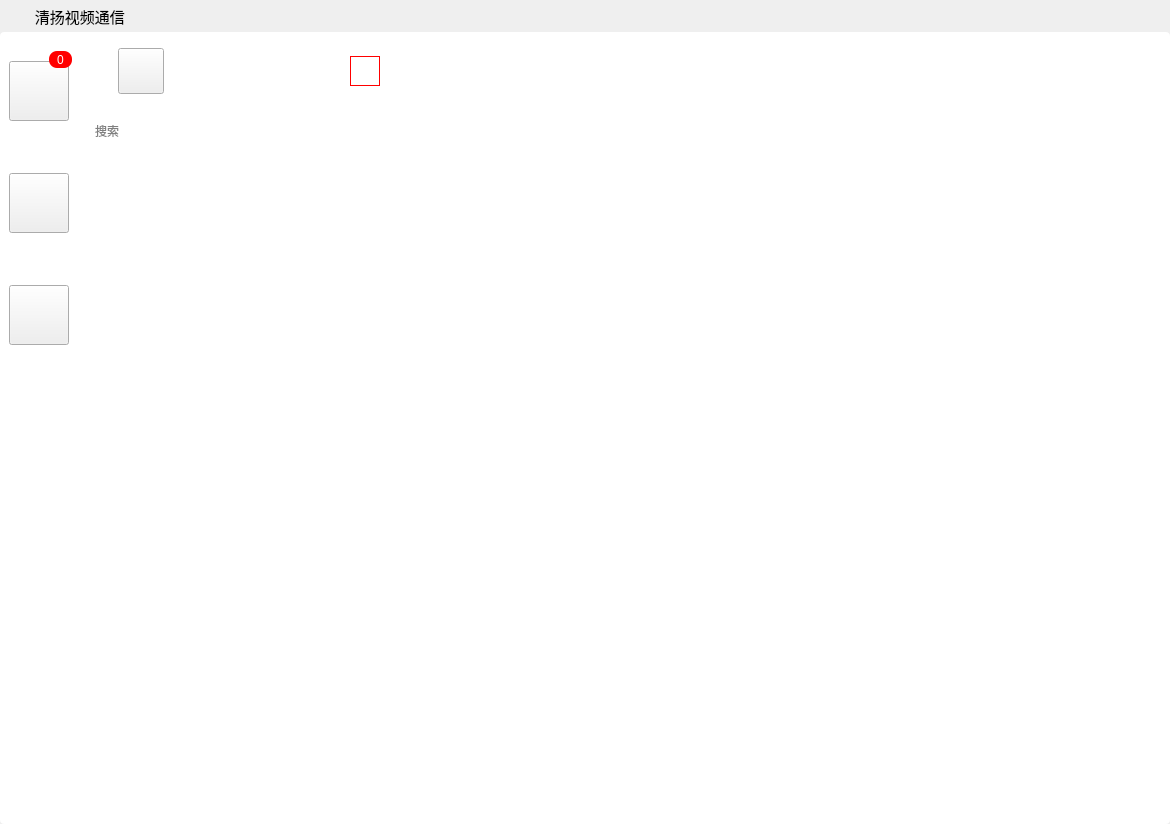
<?xml version="1.0" encoding="UTF-8"?>
<ui version="4.0">
 <class>CMainFrame</class>
 <widget class="QWidget" name="CMainFrame">
  <property name="geometry">
   <rect>
    <x>0</x>
    <y>0</y>
    <width>1170</width>
    <height>824</height>
   </rect>
  </property>
  <property name="sizePolicy">
   <sizepolicy hsizetype="Preferred" vsizetype="Preferred">
    <horstretch>0</horstretch>
    <verstretch>0</verstretch>
   </sizepolicy>
  </property>
  <property name="minimumSize">
   <size>
    <width>910</width>
    <height>640</height>
   </size>
  </property>
  <property name="maximumSize">
   <size>
    <width>16777215</width>
    <height>16777215</height>
   </size>
  </property>
  <property name="mouseTracking">
   <bool>false</bool>
  </property>
  <property name="windowTitle">
   <string>主界面</string>
  </property>
  <property name="styleSheet">
   <string notr="true"/>
  </property>
  <layout class="QVBoxLayout" name="verticalLayout_3">
   <property name="spacing">
    <number>0</number>
   </property>
   <property name="leftMargin">
    <number>0</number>
   </property>
   <property name="topMargin">
    <number>0</number>
   </property>
   <property name="rightMargin">
    <number>0</number>
   </property>
   <property name="bottomMargin">
    <number>0</number>
   </property>
   <item>
    <widget class="QWidget" name="widget_5" native="true">
     <property name="minimumSize">
      <size>
       <width>900</width>
       <height>32</height>
      </size>
     </property>
     <property name="maximumSize">
      <size>
       <width>16777215</width>
       <height>32</height>
      </size>
     </property>
     <property name="styleSheet">
      <string notr="true"/>
     </property>
     <layout class="QHBoxLayout" name="horizontalLayout">
      <property name="spacing">
       <number>0</number>
      </property>
      <property name="leftMargin">
       <number>6</number>
      </property>
      <property name="topMargin">
       <number>0</number>
      </property>
      <property name="rightMargin">
       <number>0</number>
      </property>
      <property name="bottomMargin">
       <number>0</number>
      </property>
      <item>
       <widget class="QLabel" name="label">
        <property name="minimumSize">
         <size>
          <width>19</width>
          <height>19</height>
         </size>
        </property>
        <property name="maximumSize">
         <size>
          <width>19</width>
          <height>19</height>
         </size>
        </property>
        <property name="styleSheet">
         <string notr="true">image: url(:Resources/Images/Title/qmClientTitle.png);</string>
        </property>
        <property name="text">
         <string/>
        </property>
       </widget>
      </item>
      <item>
       <widget class="QLabel" name="label_2">
        <property name="minimumSize">
         <size>
          <width>6</width>
          <height>0</height>
         </size>
        </property>
        <property name="maximumSize">
         <size>
          <width>6</width>
          <height>16777215</height>
         </size>
        </property>
        <property name="text">
         <string/>
        </property>
       </widget>
      </item>
      <item>
       <widget class="QLabel" name="labTitle">
        <property name="maximumSize">
         <size>
          <width>300</width>
          <height>16777215</height>
         </size>
        </property>
        <property name="font">
         <font>
          <family>微软雅黑</family>
          <pointsize>-1</pointsize>
          <weight>50</weight>
          <bold>false</bold>
         </font>
        </property>
        <property name="styleSheet">
         <string notr="true">height: 20px;
font-size: 15px;
font-weight: 400;
color: #000000;

</string>
        </property>
        <property name="text">
         <string> 清扬视频通信</string>
        </property>
       </widget>
      </item>
      <item>
       <widget class="QWidget" name="titleWidget" native="true">
        <property name="sizePolicy">
         <sizepolicy hsizetype="Preferred" vsizetype="Fixed">
          <horstretch>0</horstretch>
          <verstretch>0</verstretch>
         </sizepolicy>
        </property>
        <property name="minimumSize">
         <size>
          <width>100</width>
          <height>40</height>
         </size>
        </property>
        <property name="maximumSize">
         <size>
          <width>16777215</width>
          <height>40</height>
         </size>
        </property>
        <property name="mouseTracking">
         <bool>true</bool>
        </property>
        <property name="tabletTracking">
         <bool>true</bool>
        </property>
        <property name="styleSheet">
         <string notr="true"/>
        </property>
       </widget>
      </item>
     </layout>
    </widget>
   </item>
   <item>
    <widget class="QWidget" name="widget_4" native="true">
     <property name="minimumSize">
      <size>
       <width>900</width>
       <height>0</height>
      </size>
     </property>
     <property name="mouseTracking">
      <bool>true</bool>
     </property>
     <property name="tabletTracking">
      <bool>false</bool>
     </property>
     <property name="styleSheet">
      <string notr="true">QWidget#widget_4
{
background:#fff;
border-radius:4px;
}</string>
     </property>
     <layout class="QHBoxLayout" name="horizontalLayout_3" stretch="0,0,0">
      <property name="spacing">
       <number>0</number>
      </property>
      <property name="leftMargin">
       <number>0</number>
      </property>
      <property name="topMargin">
       <number>0</number>
      </property>
      <property name="rightMargin">
       <number>0</number>
      </property>
      <property name="bottomMargin">
       <number>0</number>
      </property>
      <item>
       <widget class="QWidget" name="widgetLeft" native="true">
        <property name="sizePolicy">
         <sizepolicy hsizetype="Fixed" vsizetype="Preferred">
          <horstretch>0</horstretch>
          <verstretch>0</verstretch>
         </sizepolicy>
        </property>
        <property name="minimumSize">
         <size>
          <width>81</width>
          <height>400</height>
         </size>
        </property>
        <property name="maximumSize">
         <size>
          <width>81</width>
          <height>16777215</height>
         </size>
        </property>
        <property name="mouseTracking">
         <bool>true</bool>
        </property>
        <property name="tabletTracking">
         <bool>true</bool>
        </property>
        <property name="styleSheet">
         <string notr="true"/>
        </property>
        <property name="lefttitleskin" stdset="0">
         <bool>true</bool>
        </property>
        <layout class="QVBoxLayout" name="verticalLayout_5">
         <item>
          <widget class="QWidget" name="widget" native="true">
           <property name="minimumSize">
            <size>
             <width>70</width>
             <height>80</height>
            </size>
           </property>
           <widget class="QToolButton" name="toolBtnMsg">
            <property name="geometry">
             <rect>
              <x>0</x>
              <y>20</y>
              <width>60</width>
              <height>60</height>
             </rect>
            </property>
            <property name="minimumSize">
             <size>
              <width>60</width>
              <height>60</height>
             </size>
            </property>
            <property name="maximumSize">
             <size>
              <width>60</width>
              <height>60</height>
             </size>
            </property>
            <property name="styleSheet">
             <string notr="true">font-size:17px;color:#BCCDF0;</string>
            </property>
            <property name="text">
             <string/>
            </property>
           </widget>
           <widget class="QLabel" name="redCount">
            <property name="geometry">
             <rect>
              <x>40</x>
              <y>10</y>
              <width>23</width>
              <height>17</height>
             </rect>
            </property>
            <property name="minimumSize">
             <size>
              <width>23</width>
              <height>17</height>
             </size>
            </property>
            <property name="maximumSize">
             <size>
              <width>23</width>
              <height>17</height>
             </size>
            </property>
            <property name="styleSheet">
             <string notr="true">background:red;
border-radius:8%;
color:#ffffff;
font-size:12px;
text-align:center;</string>
            </property>
            <property name="text">
             <string>0</string>
            </property>
            <property name="alignment">
             <set>Qt::AlignCenter</set>
            </property>
           </widget>
          </widget>
         </item>
         <item>
          <widget class="QLabel" name="label_4">
           <property name="minimumSize">
            <size>
             <width>0</width>
             <height>40</height>
            </size>
           </property>
           <property name="text">
            <string/>
           </property>
          </widget>
         </item>
         <item>
          <widget class="QToolButton" name="toolBtnContact">
           <property name="minimumSize">
            <size>
             <width>60</width>
             <height>60</height>
            </size>
           </property>
           <property name="maximumSize">
            <size>
             <width>60</width>
             <height>60</height>
            </size>
           </property>
           <property name="styleSheet">
            <string notr="true">font-size:17px;color:#BCCDF0;</string>
           </property>
           <property name="text">
            <string/>
           </property>
          </widget>
         </item>
         <item>
          <widget class="QLabel" name="label_3">
           <property name="minimumSize">
            <size>
             <width>0</width>
             <height>40</height>
            </size>
           </property>
           <property name="text">
            <string/>
           </property>
          </widget>
         </item>
         <item>
          <widget class="QToolButton" name="toolBtnSystem">
           <property name="minimumSize">
            <size>
             <width>60</width>
             <height>60</height>
            </size>
           </property>
           <property name="maximumSize">
            <size>
             <width>60</width>
             <height>60</height>
            </size>
           </property>
           <property name="styleSheet">
            <string notr="true">font-size:17px;color:#BCCDF0;</string>
           </property>
           <property name="text">
            <string/>
           </property>
          </widget>
         </item>
         <item>
          <spacer name="verticalSpacer_3">
           <property name="orientation">
            <enum>Qt::Vertical</enum>
           </property>
           <property name="sizeHint" stdset="0">
            <size>
             <width>20</width>
             <height>575</height>
            </size>
           </property>
          </spacer>
         </item>
        </layout>
       </widget>
      </item>
      <item>
       <widget class="QWidget" name="centerWidget" native="true">
        <property name="sizePolicy">
         <sizepolicy hsizetype="Fixed" vsizetype="Preferred">
          <horstretch>0</horstretch>
          <verstretch>0</verstretch>
         </sizepolicy>
        </property>
        <property name="minimumSize">
         <size>
          <width>322</width>
          <height>400</height>
         </size>
        </property>
        <property name="maximumSize">
         <size>
          <width>322</width>
          <height>1677725</height>
         </size>
        </property>
        <property name="mouseTracking">
         <bool>true</bool>
        </property>
        <property name="tabletTracking">
         <bool>false</bool>
        </property>
        <property name="styleSheet">
         <string notr="true"/>
        </property>
        <property name="leftbottomskin" stdset="0">
         <bool>true</bool>
        </property>
        <layout class="QVBoxLayout" name="verticalLayout_2" stretch="0,7">
         <property name="spacing">
          <number>0</number>
         </property>
         <property name="leftMargin">
          <number>0</number>
         </property>
         <property name="topMargin">
          <number>0</number>
         </property>
         <property name="rightMargin">
          <number>0</number>
         </property>
         <property name="bottomMargin">
          <number>0</number>
         </property>
         <item alignment="Qt::AlignHCenter">
          <widget class="QWidget" name="headerWidget" native="true">
           <property name="minimumSize">
            <size>
             <width>297</width>
             <height>78</height>
            </size>
           </property>
           <property name="maximumSize">
            <size>
             <width>297</width>
             <height>78</height>
            </size>
           </property>
           <property name="styleSheet">
            <string notr="true"/>
           </property>
           <layout class="QHBoxLayout" name="horizontalLayout_2">
            <property name="sizeConstraint">
             <enum>QLayout::SetDefaultConstraint</enum>
            </property>
            <property name="leftMargin">
             <number>25</number>
            </property>
            <property name="topMargin">
             <number>12</number>
            </property>
            <property name="rightMargin">
             <number>10</number>
            </property>
            <property name="bottomMargin">
             <number>12</number>
            </property>
            <item>
             <widget class="QWidget" name="infoInfo" native="true">
              <layout class="QHBoxLayout" name="horizontalLayout_5">
               <property name="spacing">
                <number>0</number>
               </property>
               <property name="leftMargin">
                <number>0</number>
               </property>
               <property name="topMargin">
                <number>0</number>
               </property>
               <property name="rightMargin">
                <number>0</number>
               </property>
               <property name="bottomMargin">
                <number>0</number>
               </property>
               <item>
                <widget class="QPushButton" name="headIcoBtn">
                 <property name="sizePolicy">
                  <sizepolicy hsizetype="Fixed" vsizetype="Fixed">
                   <horstretch>0</horstretch>
                   <verstretch>0</verstretch>
                  </sizepolicy>
                 </property>
                 <property name="minimumSize">
                  <size>
                   <width>46</width>
                   <height>46</height>
                  </size>
                 </property>
                 <property name="maximumSize">
                  <size>
                   <width>46</width>
                   <height>46</height>
                  </size>
                 </property>
                 <property name="text">
                  <string/>
                 </property>
                 <property name="hasborder" stdset="0">
                  <bool>true</bool>
                 </property>
                </widget>
               </item>
               <item>
                <widget class="QWidget" name="infoWeight" native="true">
                 <layout class="QVBoxLayout" name="verticalLayout">
                  <property name="spacing">
                   <number>0</number>
                  </property>
                  <property name="leftMargin">
                   <number>0</number>
                  </property>
                  <property name="topMargin">
                   <number>0</number>
                  </property>
                  <property name="rightMargin">
                   <number>0</number>
                  </property>
                  <property name="bottomMargin">
                   <number>0</number>
                  </property>
                  <item>
                   <widget class="QLabel" name="userName">
                    <property name="sizePolicy">
                     <sizepolicy hsizetype="Expanding" vsizetype="Fixed">
                      <horstretch>0</horstretch>
                      <verstretch>0</verstretch>
                     </sizepolicy>
                    </property>
                    <property name="minimumSize">
                     <size>
                      <width>0</width>
                      <height>30</height>
                     </size>
                    </property>
                    <property name="maximumSize">
                     <size>
                      <width>16777215</width>
                      <height>16777215</height>
                     </size>
                    </property>
                    <property name="font">
                     <font>
                      <family>黑体</family>
                      <pointsize>-1</pointsize>
                      <weight>50</weight>
                      <bold>false</bold>
                     </font>
                    </property>
                    <property name="styleSheet">
                     <string notr="true">font-size: 20px;
font-weight: 400;
color: #000000;
padding-left:8px;</string>
                    </property>
                    <property name="text">
                     <string/>
                    </property>
                   </widget>
                  </item>
                  <item>
                   <widget class="QLabel" name="signName">
                    <property name="sizePolicy">
                     <sizepolicy hsizetype="Expanding" vsizetype="Fixed">
                      <horstretch>0</horstretch>
                      <verstretch>0</verstretch>
                     </sizepolicy>
                    </property>
                    <property name="minimumSize">
                     <size>
                      <width>0</width>
                      <height>20</height>
                     </size>
                    </property>
                    <property name="maximumSize">
                     <size>
                      <width>16777215</width>
                      <height>16777215</height>
                     </size>
                    </property>
                    <property name="styleSheet">
                     <string notr="true">font-size: 16px;
font-weight: 400;
color: #999999;
padding-left:8px;</string>
                    </property>
                    <property name="text">
                     <string/>
                    </property>
                   </widget>
                  </item>
                 </layout>
                </widget>
               </item>
              </layout>
             </widget>
            </item>
            <item>
             <widget class="QPushButton" name="moreMenu">
              <property name="maximumSize">
               <size>
                <width>30</width>
                <height>30</height>
               </size>
              </property>
              <property name="styleSheet">
               <string notr="true">border:1px solid red;</string>
              </property>
              <property name="text">
               <string/>
              </property>
             </widget>
            </item>
           </layout>
          </widget>
         </item>
         <item>
          <widget class="QWidget" name="widget_2" native="true">
           <property name="sizePolicy">
            <sizepolicy hsizetype="Expanding" vsizetype="Expanding">
             <horstretch>0</horstretch>
             <verstretch>0</verstretch>
            </sizepolicy>
           </property>
           <layout class="QVBoxLayout" name="verticalLayout_4">
            <property name="spacing">
             <number>12</number>
            </property>
            <property name="leftMargin">
             <number>1</number>
            </property>
            <property name="topMargin">
             <number>0</number>
            </property>
            <property name="rightMargin">
             <number>1</number>
            </property>
            <property name="bottomMargin">
             <number>0</number>
            </property>
            <item alignment="Qt::AlignHCenter">
             <widget class="QWidget" name="searchWidget" native="true">
              <property name="sizePolicy">
               <sizepolicy hsizetype="Expanding" vsizetype="Fixed">
                <horstretch>0</horstretch>
                <verstretch>0</verstretch>
               </sizepolicy>
              </property>
              <property name="minimumSize">
               <size>
                <width>297</width>
                <height>40</height>
               </size>
              </property>
              <property name="maximumSize">
               <size>
                <width>297</width>
                <height>40</height>
               </size>
              </property>
              <layout class="QHBoxLayout" name="horizontalLayout_4">
               <property name="spacing">
                <number>6</number>
               </property>
               <property name="leftMargin">
                <number>0</number>
               </property>
               <property name="topMargin">
                <number>6</number>
               </property>
               <property name="rightMargin">
                <number>0</number>
               </property>
               <property name="bottomMargin">
                <number>6</number>
               </property>
               <item>
                <widget class="QLineEdit" name="searchLineEdit">
                 <property name="minimumSize">
                  <size>
                   <width>297</width>
                   <height>30</height>
                  </size>
                 </property>
                 <property name="maximumSize">
                  <size>
                   <width>297</width>
                   <height>30</height>
                  </size>
                 </property>
                 <property name="frame">
                  <bool>false</bool>
                 </property>
                 <property name="placeholderText">
                  <string>搜索</string>
                 </property>
                </widget>
               </item>
              </layout>
             </widget>
            </item>
            <item>
             <widget class="QStackedWidget" name="stackedWidgetContact">
              <property name="mouseTracking">
               <bool>true</bool>
              </property>
              <property name="frameShape">
               <enum>QFrame::NoFrame</enum>
              </property>
             </widget>
            </item>
           </layout>
          </widget>
         </item>
        </layout>
       </widget>
      </item>
      <item>
       <widget class="QWidget" name="widgetMsg" native="true">
        <property name="sizePolicy">
         <sizepolicy hsizetype="Preferred" vsizetype="Preferred">
          <horstretch>0</horstretch>
          <verstretch>0</verstretch>
         </sizepolicy>
        </property>
        <property name="minimumSize">
         <size>
          <width>400</width>
          <height>600</height>
         </size>
        </property>
        <property name="mouseTracking">
         <bool>true</bool>
        </property>
        <property name="tabletTracking">
         <bool>true</bool>
        </property>
        <property name="styleSheet">
         <string notr="true"/>
        </property>
        <property name="leftMargin" stdset="0">
         <number>0</number>
        </property>
        <property name="topMargin" stdset="0">
         <number>0</number>
        </property>
        <property name="rightMargin" stdset="0">
         <number>0</number>
        </property>
        <property name="bottomMargin" stdset="0">
         <number>0</number>
        </property>
        <layout class="QGridLayout" name="gridLayout">
         <property name="leftMargin">
          <number>0</number>
         </property>
         <property name="topMargin">
          <number>0</number>
         </property>
         <property name="rightMargin">
          <number>0</number>
         </property>
         <property name="bottomMargin">
          <number>0</number>
         </property>
         <property name="spacing">
          <number>8</number>
         </property>
         <item row="0" column="0">
          <widget class="QStackedWidget" name="stackedWidgetInfo">
           <property name="sizePolicy">
            <sizepolicy hsizetype="Preferred" vsizetype="Preferred">
             <horstretch>0</horstretch>
             <verstretch>0</verstretch>
            </sizepolicy>
           </property>
           <property name="mouseTracking">
            <bool>true</bool>
           </property>
           <property name="tabletTracking">
            <bool>true</bool>
           </property>
           <property name="styleSheet">
            <string notr="true"/>
           </property>
           <property name="currentIndex">
            <number>-1</number>
           </property>
          </widget>
         </item>
        </layout>
       </widget>
      </item>
     </layout>
    </widget>
   </item>
  </layout>
 </widget>
 <resources/>
 <connections>
  <connection>
   <sender>searchLineEdit</sender>
   <signal>textChanged(QString)</signal>
   <receiver>CMainFrame</receiver>
   <slot>slot_search_text_changed(QString)</slot>
   <hints>
    <hint type="sourcelabel">
     <x>267</x>
     <y>116</y>
    </hint>
    <hint type="destinationlabel">
     <x>316</x>
     <y>-54</y>
    </hint>
   </hints>
  </connection>
 </connections>
 <slots>
  <slot>slot_search_text_changed(QString)</slot>
 </slots>
</ui>
